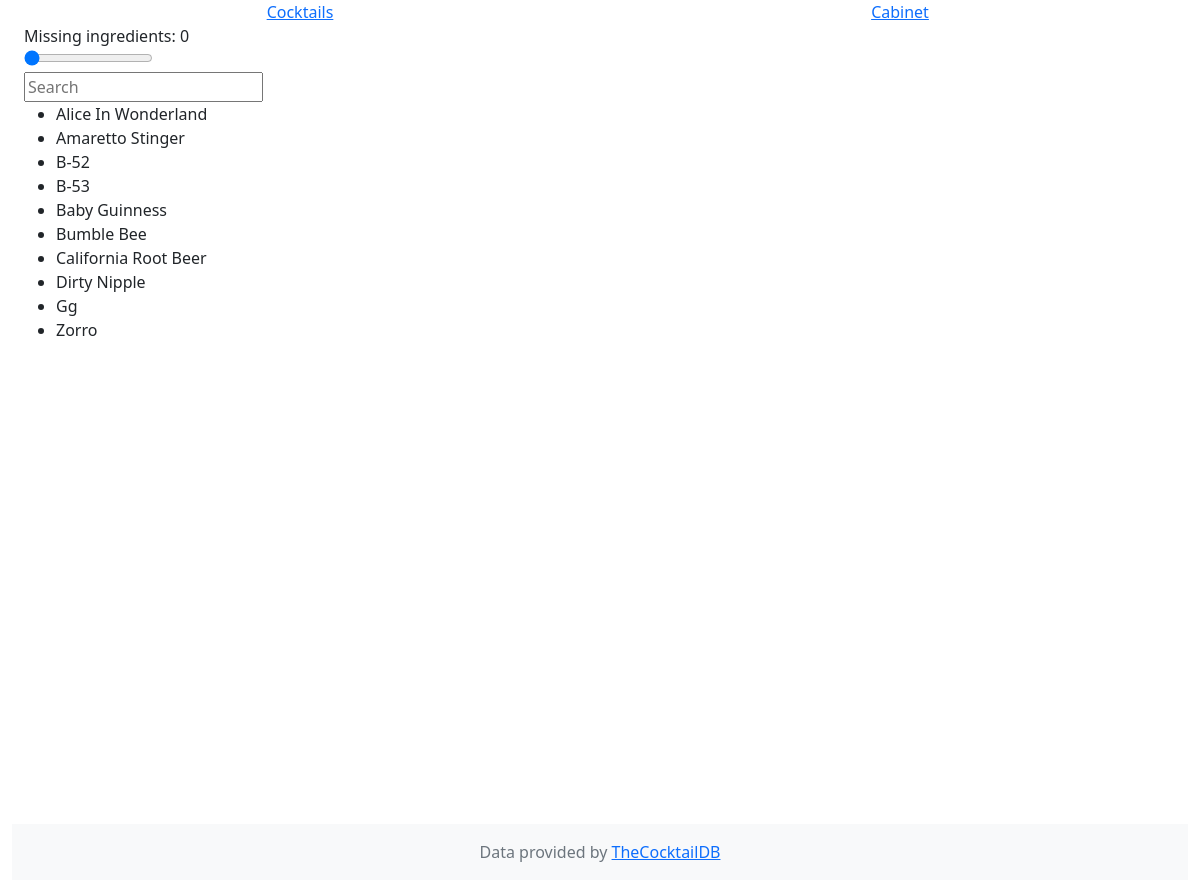
The page / on the database its author committed.
### tables this page shows
CREATE TABLE cocktails (idDrink INT PRIMARY KEY,strDrink,strCategory,strIBA,strAlcoholic,strGlass,strIngredient1,strIngredient2,strIngredient3,strIngredient4,strIngredient5,strIngredient6,strIngredient7,strIngredient8,strIngredient9,strIngredient10,strIngredient11,strIngredient12,strIngredient13,strIngredient14,strIngredient15,strMeasure1,strMeasure2,strMeasure3,strMeasure4,strMeasure5,strMeasure6,strMeasure7,strMeasure8,strMeasure9,strMeasure10,strMeasure11,strMeasure12,strMeasure13,strMeasure14,strMeasure15,strInstructions,numIngredients);

### app.py (the view)
@app.route("/", methods=["GET", "POST"])
def index():
    drinks_cabinet.refresh()
    items = drinks_cabinet.have()
    items = convert_items(items)
    cocktails = []
    for entry in book:
        missing = entry.availability(items)
        number_missing = len(missing)
        cocktails.append({"id":entry.id, "name":entry.name, "number_missing":number_missing, "missing":missing})
    cocktails = sorted(cocktails, key = lambda entry: entry["name"])
    if request.args.get("idDrink"):
        idDrink = int(request.args.get("idDrink"))
        drink = book.index[idDrink]
    else:
        drink = None
    return render_template(
        "cocktails.html", cocktails=cocktails, drink=drink
    )

### app.py (called while the page is built)
def convert_items(items):
  if type(items) != list:
    items = list([items, items])
  ingredients = set()
  for item in items:
    db_entry = db.execute("SELECT ingredient FROM ingredients WHERE item = ?", item)
    for field in db_entry:
      ingredients.add(field['ingredient'])
  return(ingredients)

  def __iter__(self):
    for entry in self.index:
      yield self.index[entry]

  def availability(self, ingredients = []):
    availability = []
    for ingredient in self.ingredients:
      if ingredient in ingredients:
        pass
      else:
        availability.append(ingredient)
    return availability

  def refresh(self):
    request_1 = db.execute("SELECT item, category, have FROM ingredients ORDER BY item")
    items = {}
    for row in request_1:
      items.update({row['item'] : {'category' : row['category'],'have' : row['have']}})
    self.items = items
    """ categorisation of items as a dictionary of format { category : [ item, item, item ...] , .. } """
    request_2 = db.execute("SELECT DISTINCT category FROM ingredients ORDER BY category")
    categories = {}
    for row in request_2:
      categories.update({row['category']:[]})
    for item in items.keys():
      categories[items[item]['category']].append(item)
    self.categories = categories

  def have(self):
    have = []
    for entry in self.items:
      if self.items[entry]['have']:
        have.append(entry)
    return have

### templates/cocktails.html (shortened to what this page needs)
{% extends "layout.html" %}
{% block left %}
  <div id="selector" class="slidecontainer">
    <span>Missing ingredients:</span>
    <span id="f"></span>
    <br>
    <input type="range" min="0" max="9" value="0" class="slider" id="myRange" onclick="refreshCocktails()">
  </div>
  <div class="search">
    <input id="text_filter" type="text" onkeyup="refreshCocktails()" placeholder="Search">
  </div>
  <ul class="overflow-auto"  id="cocktails">
  {% for cocktail in cocktails %}
      <li>
        <div missing="{{cocktail.number_missing}}" onclick="addRecipie('{{cocktail.id}}')">{{cocktail.name}}<br></div>
      </li>
  {% endfor %}
  </ul>
{% endblock %}

### rows shown on the page
cocktails: name "Alice In Wonderland"
cocktails: name "Amaretto Stinger"
cocktails: name "B-52"
cocktails: name "B-53"
cocktails: name "Baby Guinness"
cocktails: name "Bumble Bee"
cocktails: name "California Root Beer"
cocktails: name "Dirty Nipple"
cocktails: name "Gg"
cocktails: name "Zorro"
